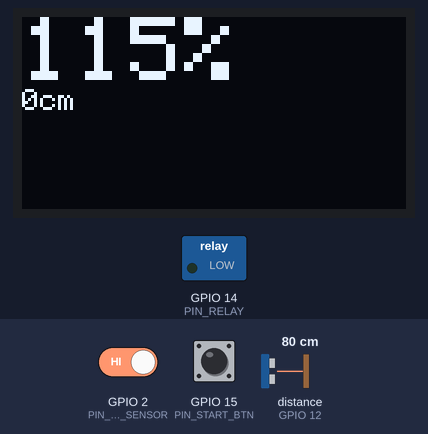
Bench run of a sketch on a simulated ESP8266 (Wemos D1 mini). Shown: 128×64 one-colour display, switched loads named in the sketch (green lamp = pin HIGH). Wiring (inferred from the names in the program): ultrasonic range finder: trigger GPIO 13; echo GPIO 12. The test bench sets the inputs (shaded band); at power-on: GPIO 2 (PIN_MAX_SENSOR) HIGH, GPIO 15 (PIN_START_BTN) LOW, distance to the obstacle (sensor on GPIO 12) 80 cm. The echo pulse lasts 58.3 µs per cm; the display library's start-up logo is not drawn; pins used as bus, display or sensor lines are not drawn; what the sketch prints to the serial monitor is not drawn.

Above: at 1.2 s.
1.3 s: GPIO 2 (PIN_MAX_SENSOR) driven LOW
At 3.2 s:
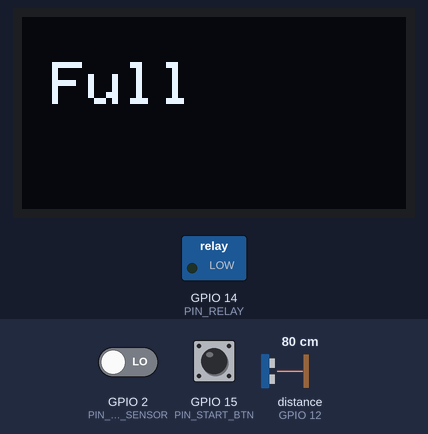
4.4 s: GPIO 15 (PIN_START_BTN) pulled HIGH for 0.35 s
At 5.77 s:
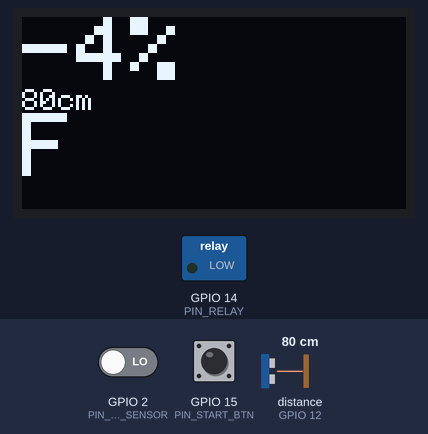
7.2 s: GPIO 2 (PIN_MAX_SENSOR) driven HIGH
At 9.7 s:
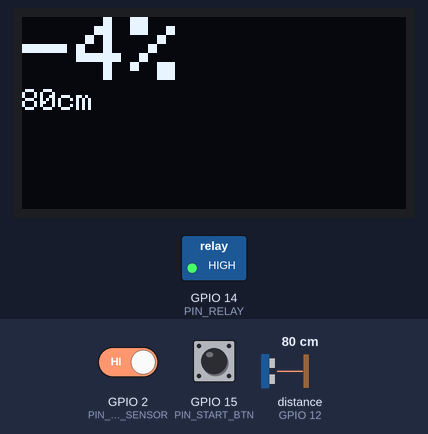
10.3 s: distance to the obstacle (sensor on GPIO 12) set to 2 cm
13.4 s: distance to the obstacle (sensor on GPIO 12) set to 4 cm
At 13.54 s:
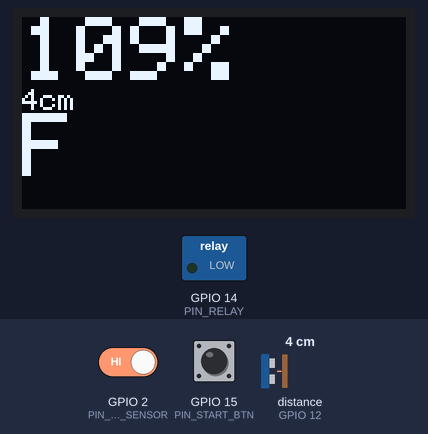
15.0 s: distance to the obstacle (sensor on GPIO 12) set to 9 cm
At 19.5 s:
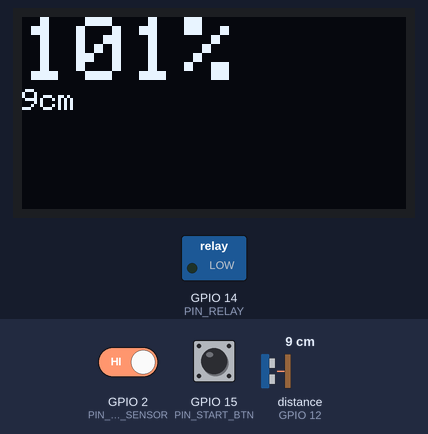
Timing chart, 0 to 20.6 s (numbered marks = the images above; inputs shaded):
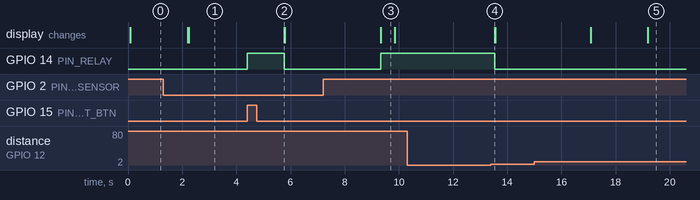

The sketch:

sketch_jul03a.ino
```cpp
#include <Adafruit_SSD1306.h>
#define OLED_RESET 0  // GPIO0
Adafruit_SSD1306 display(OLED_RESET);
#define PIN_TRIG 13 // ПИН D7
#define PIN_ECHO 12 // ПИН D6
#define PIN_RELAY 14 // ПИН D5
#define PIN_MAX_SENSOR 2 // ПИН D4 (internal led on esp)
#define PIN_START_BTN 15 //d8
#define LVL_FULL 10
#define LVL_EMPTY 77
#define AVERAGING 10

long duration;
int averageCm, cm, sensorValues[AVERAGING], tmpSensorValues[AVERAGING];;
bool filling = false;

void stopFilling () {
  digitalWrite(PIN_RELAY, LOW);
  filling = false;
  display.clearDisplay();
  display.setCursor(10,15);
  display.setTextSize(2);
  display.println("Full");
  display.display();
  delay(3000);
  display.setTextSize(3);
}

void IRAM_ATTR startFilling () {
  digitalWrite(PIN_RELAY, HIGH);
  filling = true;
  Serial.println("Filling start...");
}

void setup() {
  display.begin(SSD1306_SWITCHCAPVCC, 0x3C);  // initialize with the I2C addr 0x3C (for the 64x48)
  display.display();
  // Clear the buffer.
  display.clearDisplay();
  display.setTextSize(3);
  display.setTextColor(WHITE);

  Serial.begin (115200);
  pinMode(PIN_TRIG, OUTPUT);
  pinMode(PIN_RELAY, OUTPUT);
  pinMode(PIN_MAX_SENSOR, INPUT_PULLUP);
 // pinMode(PIN_START_BTN, INPUT); //can only pulldown on my controller...
  attachInterrupt ( digitalPinToInterrupt (PIN_START_BTN), startFilling, CHANGE);
}

int middleValue() {

  memcpy(tmpSensorValues, sensorValues, sizeof(tmpSensorValues) );
  // Сортировка массива пузырьком
  int temp;
  for (int i = 0; i < AVERAGING - 1; i++) {
      for (int j = 0; j < AVERAGING - i - 1; j++) {
          if (tmpSensorValues[j] > tmpSensorValues[j + 1]) {
              // меняем элементы местами
              temp = tmpSensorValues[j];
              tmpSensorValues[j] = tmpSensorValues[j + 1];
              tmpSensorValues[j + 1] = temp;
          }
      }
  }
  return tmpSensorValues[AVERAGING/2];
}

int arrCounter = 0;
void loop() {
  // Создаем короткий импульс длительностью 5 микросекунд.
  digitalWrite(PIN_TRIG, LOW);
  delayMicroseconds(5);
  digitalWrite(PIN_TRIG, HIGH);
  // Установим высокий уровень сигнала
  delayMicroseconds(10);
  digitalWrite(PIN_TRIG, LOW);
  //  Определяем задержку сигнала
  duration = pulseIn(PIN_ECHO, HIGH);
  // Преобразуем время задержки в расстояние
  cm = (duration / 2) / 29.1;
  //Serial.print(cm); Serial.println(" unfiltered cm.");
  sensorValues[arrCounter] = cm;

  averageCm = middleValue();

  display.clearDisplay();
  display.setCursor(0,0);
  display.setTextSize(3);
  display.print(map(averageCm, LVL_FULL, LVL_EMPTY, 100, 0)); display.println("%");
  display.setTextSize(1);
  display.print(averageCm); display.println("cm");

  if(filling){
    display.setTextSize(3);
    display.println("F");
  }
  display.display();

  Serial.print(averageCm); Serial.println(" см.");

  //Serial.println(digitalRead(PIN_START_BTN));

  if(!digitalRead(PIN_MAX_SENSOR))
    Serial.println("ok");

  if(!filling && averageCm >= LVL_EMPTY){
    startFilling();
  }
  if(filling && (averageCm <= LVL_FULL || !digitalRead(PIN_MAX_SENSOR) ) ){
    stopFilling();
  }

  if(arrCounter < AVERAGING)
    arrCounter ++;
  else
    arrCounter = 0;

  delay(500);
}
```

Measured:
- after the input at 1.3 s, GPIO 14 (PIN_RELAY): stays LOW (without the input it goes to HIGH after 0.91 s); the display: first differs from a run without the input after 0.94 s (image 1)
- after the input at 4.4 s, GPIO 14 (PIN_RELAY): LOW → HIGH at once, → LOW 1.4 s later; the display: changes after 1.4 s (image 2)
- after the input at 7.2 s, GPIO 14 (PIN_RELAY): LOW → HIGH after 2.1 s
- after the input at 10.3 s, every drawn part: stays the same
- after the input at 15.0 s, the display: first differs from a run without the input after 4.2 s (image 5)
- what the display in image 3 shows lasts 0.6 s, from 9.3 s to 9.9 s
